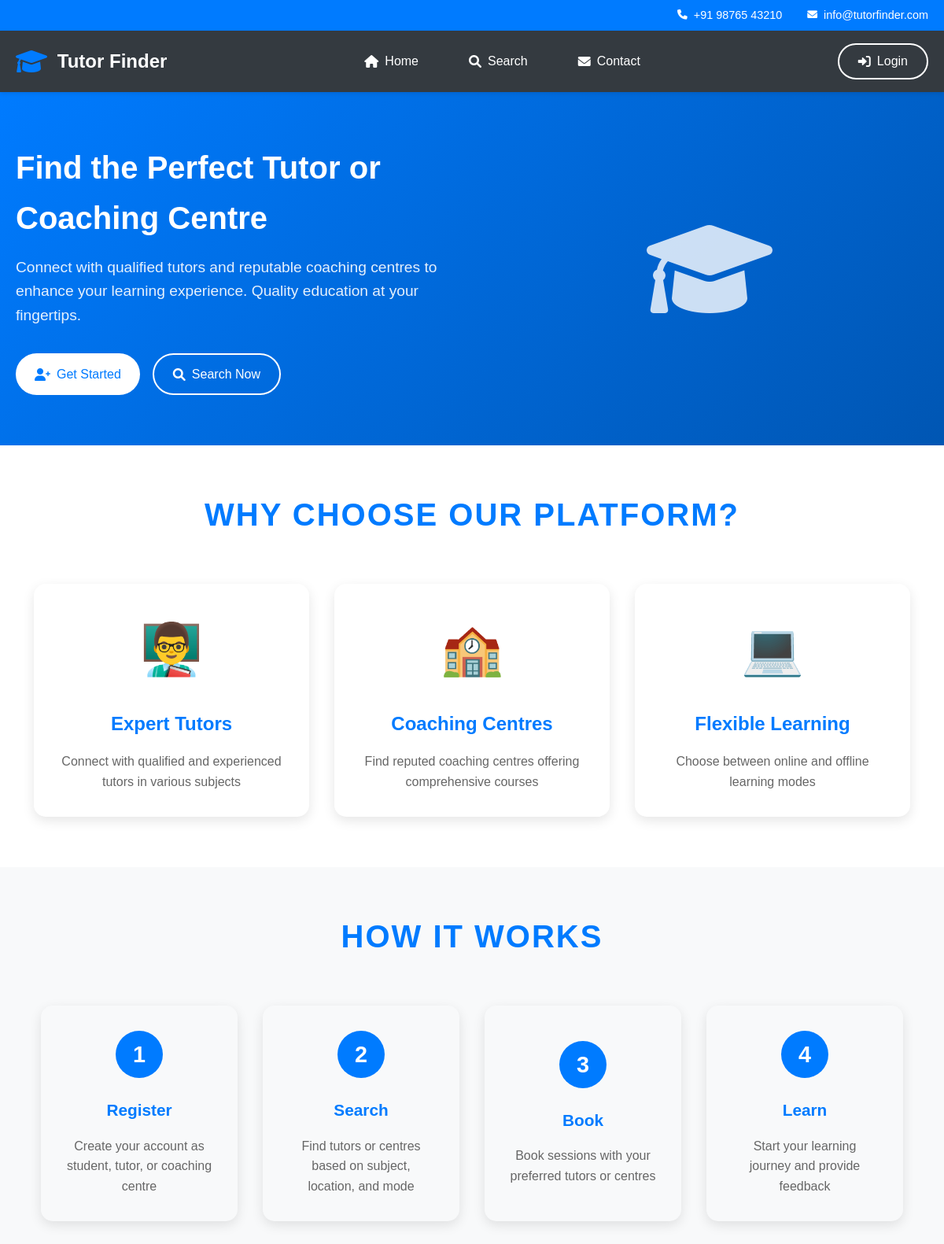
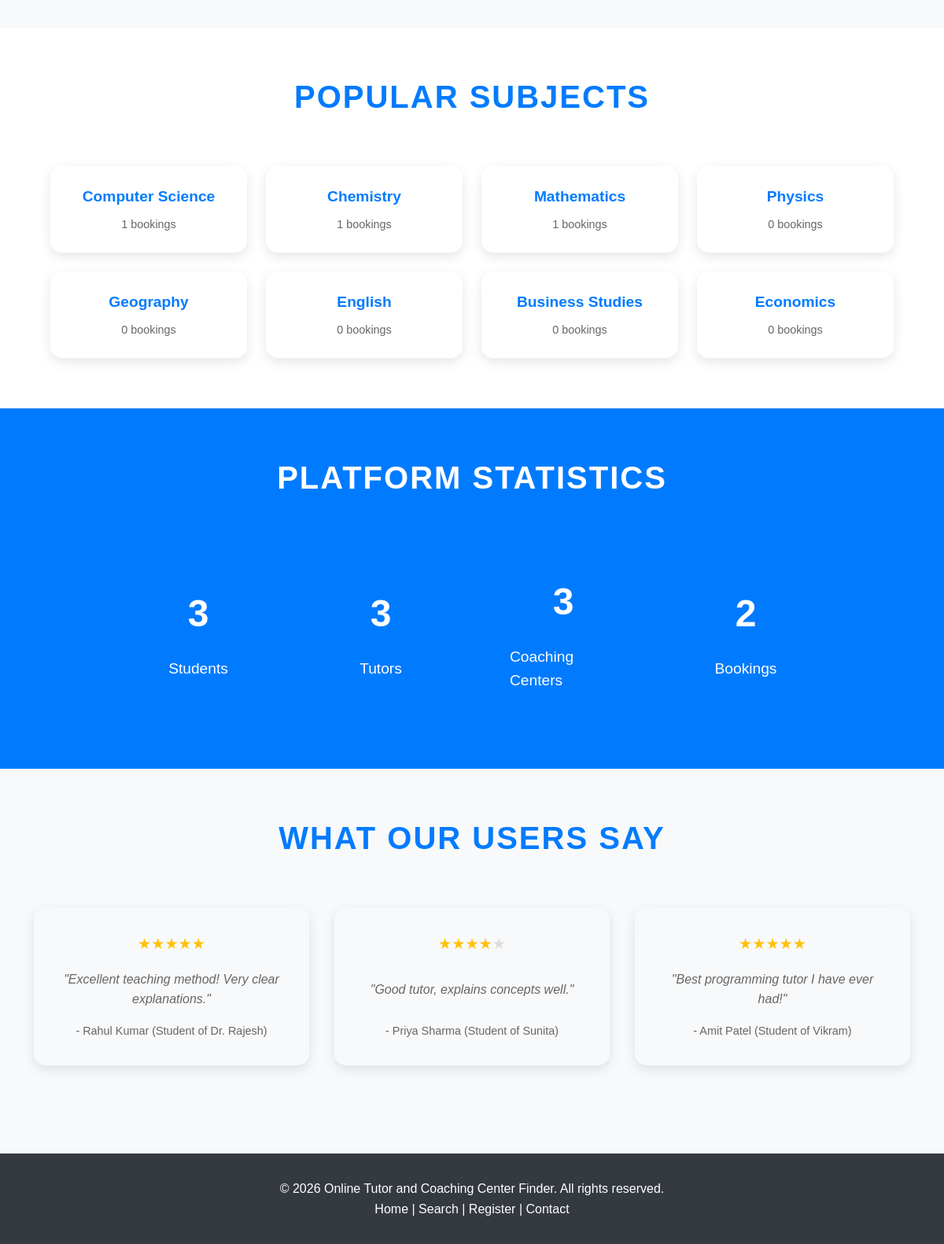
The page / on the database its author committed (2 pictures, top to bottom).
### tables this page shows
CREATE TABLE `subjects` (
    `subject_id` INT(11) NOT NULL AUTO_INCREMENT,
    `subject_name` VARCHAR(100) NOT NULL,
    `category` VARCHAR(50) DEFAULT NULL,
    PRIMARY KEY (`subject_id`),
    UNIQUE KEY `subject_name` (`subject_name`)
);

CREATE TABLE `reviews` (
    `review_id` INT(11) NOT NULL AUTO_INCREMENT,
    `student_id` INT(11) NOT NULL,
    `tutor_id` INT(11) DEFAULT NULL,
    `center_id` INT(11) DEFAULT NULL,
    `booking_id` INT(11) DEFAULT NULL,
    `rating` INT(11) NOT NULL,
    `review_text` TEXT DEFAULT NULL,
    `created_at` TIMESTAMP NOT NULL DEFAULT CURRENT_TIMESTAMP,
    PRIMARY KEY (`review_id`),
    KEY `student_id` (`student_id`),
    KEY `tutor_id` (`tutor_id`),
    KEY `center_id` (`center_id`),
    KEY `booking_id` (`booking_id`),
    CONSTRAINT `reviews_ibfk_1` FOREIGN KEY (`student_id`) REFERENCES `students` (`student_id`) ON DELETE CASCADE,
    CONSTRAINT `reviews_ibfk_2` FOREIGN KEY (`tutor_id`) REFERENCES `tutors` (`tutor_id`) ON DELETE SET NULL,
    CONSTRAINT `reviews_ibfk_3` FOREIGN KEY (`center_id`) REFERENCES `coaching_centers` (`center_id`) ON DELETE SET NULL,
    CONSTRAINT `reviews_ibfk_4` FOREIGN KEY (`booking_id`) REFERENCES `bookings` (`booking_id`) ON DELETE SET NULL,
    CONSTRAINT `chk_rating` CHECK (`rating` >= 1 AND `rating` <= 5)
);

CREATE TABLE `students` (
    `student_id` INT(11) NOT NULL AUTO_INCREMENT,
    `first_name` VARCHAR(50) NOT NULL,
    `last_name` VARCHAR(50) NOT NULL,
    `email` VARCHAR(100) NOT NULL,
    `phone` VARCHAR(20) DEFAULT NULL,
    `password` VARCHAR(255) NOT NULL,
    `address` TEXT DEFAULT NULL,
    `created_at` TIMESTAMP NOT NULL DEFAULT CURRENT_TIMESTAMP,
    `status` ENUM('active', 'inactive') NOT NULL DEFAULT 'active',
    PRIMARY KEY (`student_id`),
    UNIQUE KEY `email` (`email`)
);

### index.php (the view, shortened to what the rows shown need)
<?php
require_once 'includes/config.php';
?>
<!DOCTYPE html>
<html lang="en">
<head>
    <link rel="stylesheet" href="https://cdnjs.cloudflare.com/ajax/libs/font-awesome/6.0.0/css/all.min.css">
</head>
<body>
    <section class="hero-section">
        <div class="container">
            <div class="hero-content">
                <div class="hero-text">
                    <h1>Find the Perfect Tutor or Coaching Centre</h1>
                </div>
            </div>
        </div>
    </section>
    <section style="padding: 4rem 0; background-color: white;">
        <div class="container">
            <h2 style="text-align: center; margin: 0 auto 3rem auto; color: #007bff; font-size: 2.5rem; font-weight: bold; text-transform: uppercase; letter-spacing: 2px; position: relative; padding-bottom: 1rem; max-width: 800px; line-height: 1.2;">Why Choose Our Platform?</h2>
        </div>
    </section>
    <section style="padding: 4rem 0; background-color: #f8f9fa;">
        <div class="container">
            <h2 style="text-align: center; margin: 0 auto 3rem auto; color: #007bff; font-size: 2.5rem; font-weight: bold; text-transform: uppercase; letter-spacing: 2px; position: relative; padding-bottom: 1rem; max-width: 800px; line-height: 1.2;">How It Works</h2>
        </div>
    </section>
    <section style="padding: 4rem 0; background-color: white;">
        <div class="container">
            <h2 style="text-align: center; margin: 0 auto 3rem auto; color: #007bff; font-size: 2.5rem; font-weight: bold; text-transform: uppercase; letter-spacing: 2px; position: relative; padding-bottom: 1rem; max-width: 800px; line-height: 1.2;">Popular Subjects</h2>
            <div class="row" style="display: flex; flex-wrap: wrap; justify-content: center; gap: 1.5rem;">
                <?php
                $sql = "SELECT s.*, COUNT(b.booking_id) as booking_count
                        FROM subjects s
                        LEFT JOIN bookings b ON s.subject_id = b.subject_id
                        GROUP BY s.subject_id
                        ORDER BY booking_count DESC
                        LIMIT 8";
                $result = $conn->query($sql);
                if ($result->num_rows > 0) {
                    while ($row = $result->fetch_assoc()) {
                        echo '<div class="col-md-3" style="flex: 0 0 calc(25% - 1.125rem); max-width: 250px;">';
                        echo '<div class="card text-center" style="cursor: pointer; padding: 1.5rem; border-radius: 15px; box-shadow: 0 5px 15px rgba(0,0,0,0.1); transition: transform 0.3s, box-shadow 0.3s; height: 100%; display: flex; flex-direction: column; justify-content: center; align-items: center;" onclick="window.location.href=\'search.php?subject=' . $row['subject_id'] . '\'">';
                        echo '<h4 style="color: #007bff; margin-bottom: 0.5rem; font-size: 1.2rem; font-weight: bold;">' . htmlspecialchars($row['subject_name']) . '</h4>';
                        echo '<p style="color: #666; font-size: 0.9rem; margin: 0;">' . $row['booking_count'] . ' bookings</p>';
                        echo '</div>';
                        echo '</div>';
                    }
                }
                ?>
            </div>
        </div>
    </section>
    <section style="padding: 4rem 0; background-color: #007bff; color: white;">
        <div class="container">
            <h2 style="text-align: center; margin: 0 auto 3rem auto; font-size: 2.5rem; font-weight: bold; text-transform: uppercase; letter-spacing: 2px; position: relative; padding-bottom: 1rem; max-width: 800px; line-height: 1.2;">Platform Statistics</h2>
        </div>
    </section>
    <section style="padding: 4rem 0; background-color: #f8f9fa;">
        <div class="container">
            <h2 style="text-align: center; margin: 0 auto 3rem auto; color: #007bff; font-size: 2.5rem; font-weight: bold; text-transform: uppercase; letter-spacing: 2px; position: relative; padding-bottom: 1rem; max-width: 800px; line-height: 1.2;">What Our Users Say</h2>
            <div class="row" style="display: flex; justify-content: center; align-items: stretch; gap: 2rem;">
                <?php
                $sql = "SELECT r.*, s.first_name, s.last_name,
                               CASE
                                   WHEN r.tutor_id IS NOT NULL THEN t.first_name
                                   ELSE cc.center_name
                               END as provider_name,
                               CASE
                                   WHEN r.tutor_id IS NOT NULL THEN 'tutor'
                                   ELSE 'center'
                               END as provider_type
                        FROM reviews r
                        JOIN students s ON r.student_id = s.student_id
                        LEFT JOIN tutors t ON r.tutor_id = t.tutor_id
                        LEFT JOIN coaching_centers cc ON r.center_id = cc.center_id
                        WHERE r.rating >= 4
                        ORDER BY r.created_at DESC
                        LIMIT 3";
                $result = $conn->query($sql);
                if ($result->num_rows > 0) {
                    while ($row = $result->fetch_assoc()) {
                        echo '<div class="col-md-4" style="flex: 1; max-width: 350px;">';
                        echo '<div class="card" style="height: 100%; display: flex; flex-direction: column; justify-content: space-between; padding: 2rem; border-radius: 15px; box-shadow: 0 5px 15px rgba(0,0,0,0.1); transition: transform 0.3s, box-shadow 0.3s;">';
                        echo '<div class="rating mb-2" style="text-align: center; margin-bottom: 1rem;">';
                        for ($i = 1; $i <= 5; $i++) {
                            if ($i <= $row['rating']) {
                                echo '<span style="color: #ffc107; font-size: 1.2rem;">★</span>';
                            } else {
                                echo '<span style="color: #ddd; font-size: 1.2rem;">★</span>';
                            }
                        }
                        echo '</div>';
                        echo '<p style="font-style: italic; margin-bottom: 1rem; text-align: center; line-height: 1.6; color: #666;">"' . htmlspecialchars($row['review_text']) . '"</p>';
                        echo '<p style="color: #666; font-size: 0.9rem; text-align: center; margin: 0;">- ' . htmlspecialchars($row['first_name'] . ' ' . $row['last_name']);
                        if ($row['provider_type'] == 'tutor') {
                            echo ' (Student of ' . htmlspecialchars($row['provider_name']) . ')';
                        } else {
                            echo ' (Student of ' . htmlspecialchars($row['provider_name']) . ')';
                        }
                        echo '</p>';
                        echo '</div>';
                        echo '</div>';
                    }
                } else {
                    echo '<div class="col-12" style="text-align: center;">';
                    echo '<p style="color: #666;">No reviews yet. Be the first to share your experience!</p>';
                    echo '</div>';
                }
                ?>
            </div>
        </div>
    </section>
</body>
</html>

### rows shown on the page
subjects: subject_name "Computer Science", booking_count "1"
subjects: subject_name "Chemistry", booking_count "1"
subjects: subject_name "Mathematics", booking_count "1"
subjects: subject_name "Physics", booking_count "0"
subjects: subject_name "Geography", booking_count "0"
subjects: subject_name "English", booking_count "0"
subjects: subject_name "Business Studies", booking_count "0"
subjects: $row['subject_id'] 10 (drawn), subject_name "Economics", booking_count "0"
reviews: rating 5 (drawn), review_text "Excellent teaching method! Very clear explanations.", student.last_name "Rahul Kumar", provider_name "Dr. Rajesh"
reviews: rating 4 (drawn), review_text "Good tutor, explains concepts well.", student.last_name "Priya Sharma", provider_name "Sunita"
reviews: rating 5 (drawn), review_text "Best programming tutor I have ever had!", student.last_name "Amit Patel", provider_name "Vikram"

### other values the page prints
$row['count'] "3"
$row['count'] "2"
SITE_NAME "Online Tutor and Coaching Center Finder"
